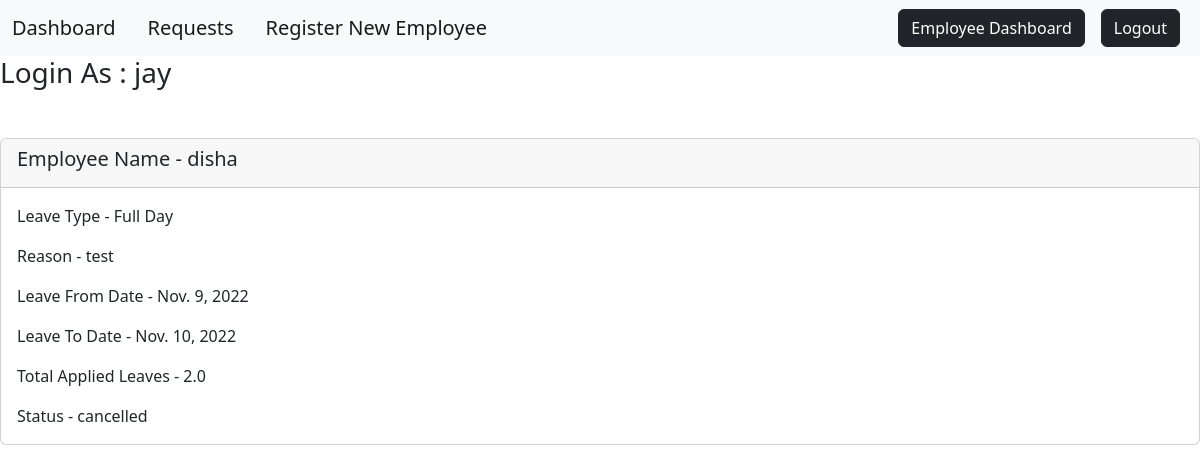
The page /dashboard/requests/ (signed in) on the database as committed earlier.
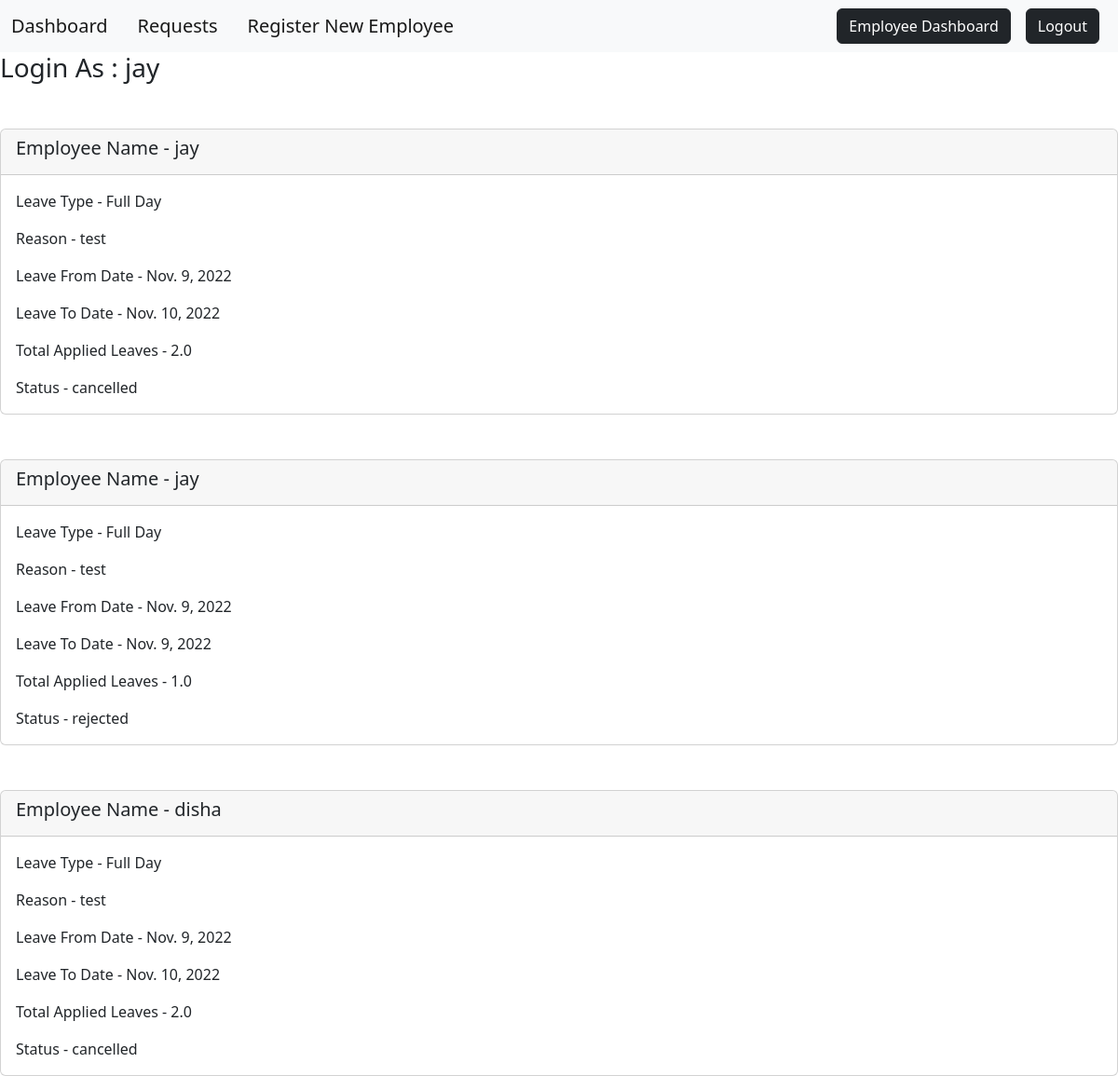
The same page on the database as committed later.
### home/models.py (models this page shows, shortened)
class Leaves(models.Model):
    user = models.ForeignKey(User,on_delete=models.CASCADE)
    leave_reason = models.CharField(max_length=25)
    leave_type = models.CharField(max_length=10)
    leave_from_date = models.DateField(default=timezone.now)
    leave_to_date = models.DateField(default=timezone.now)
    applied_leaves = models.FloatField(default=0)
    choices= (('pending','pending'),('approved','approved'),('rejected','rejected'),('cancelled','cancelled'))
    status = models.CharField(max_length=10, choices=choices)

### employeer/views.py (the view)
# urls.py: path('requests/', views.requests, name="requests"),
@login_required(login_url='user_login')
def requests(request):
    leaves = Leaves.objects.all().order_by('-id')
    if not leaves:
        messages.error(request, "You don't have any leave requests")
        return render(request, 'requests.html', {'username':request.user})
    else:
        return render(request, 'requests.html', {'username':request.user, 'leaves':leaves})

### templates/requests.html (shortened to what this page needs)
{% extends 'admin_base.html' %}
{% block content %}
    <h3> Login As : {{username}} </h3>
    {% for leave in leaves %}
        <div class="card mt-5">
            <div class="card-header">
                <h5 class="card-title">Employee Name - {{leave.user}}</h5>
            </div>
            <div class="card-body">
                <p>Leave Type - {{leave.leave_type}}</p>
                <p class="card-text">Reason - {{leave.leave_reason}}</p>
                <p class="card-text">Leave From Date - {{leave.leave_from_date}} </p>
                <p class="card-text">Leave To Date - {{leave.leave_to_date}}</p>
                <p class="card-text">Total Applied Leaves - {{leave.applied_leaves}}</p>
                <p class="card-text">Status - {{leave.status}}</p>
            </div>
        </div>
    {% endfor %}
{% endblock %}

Rows that differ between the two databases and show on the page:
added Leaves: user "jay", leave_type "Full Day", leave_reason "test", leave_from_date "Nov. 9, 2022", leave_to_date "Nov. 10, 2022", applied_leaves "2.0", status "cancelled"
added Leaves: user "jay", leave_type "Full Day", leave_reason "test", leave_from_date "Nov. 9, 2022", leave_to_date "Nov. 9, 2022", applied_leaves "1.0", status "rejected"
